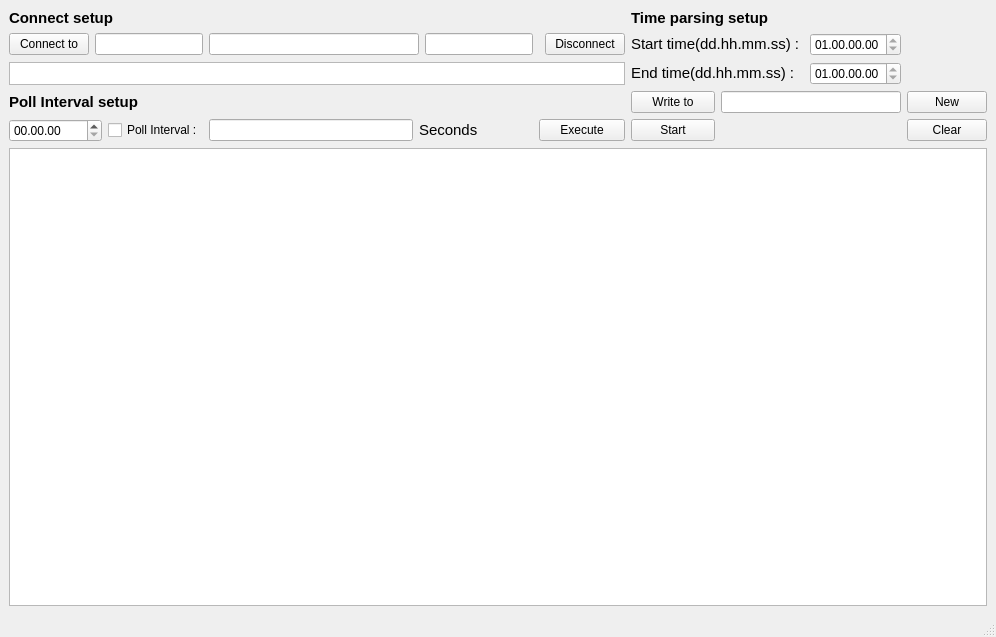
<?xml version="1.0" encoding="UTF-8"?>
<ui version="4.0">
 <class>MainWindow</class>
 <widget class="QMainWindow" name="MainWindow">
  <property name="geometry">
   <rect>
    <x>0</x>
    <y>0</y>
    <width>996</width>
    <height>637</height>
   </rect>
  </property>
  <property name="sizePolicy">
   <sizepolicy hsizetype="Expanding" vsizetype="Expanding">
    <horstretch>0</horstretch>
    <verstretch>0</verstretch>
   </sizepolicy>
  </property>
  <property name="maximumSize">
   <size>
    <width>1480</width>
    <height>919</height>
   </size>
  </property>
  <property name="windowTitle">
   <string>MainWindow</string>
  </property>
  <widget class="QWidget" name="centralwidget">
   <layout class="QGridLayout" name="gridLayout">
    <item row="0" column="0" colspan="3">
     <widget class="QLabel" name="label_8">
      <property name="text">
       <string>&lt;html&gt;&lt;head/&gt;&lt;body&gt;&lt;p&gt;&lt;span style=&quot; font-size:11pt; font-weight:600;&quot;&gt;Connect setup&lt;/span&gt;&lt;/p&gt;&lt;/body&gt;&lt;/html&gt;</string>
      </property>
      <property name="textFormat">
       <enum>Qt::RichText</enum>
      </property>
      <property name="scaledContents">
       <bool>true</bool>
      </property>
     </widget>
    </item>
    <item row="0" column="8" colspan="2">
     <widget class="QLabel" name="label_6">
      <property name="text">
       <string>&lt;html&gt;&lt;head/&gt;&lt;body&gt;&lt;p&gt;&lt;span style=&quot; font-size:11pt; font-weight:600;&quot;&gt;Time parsing setup&lt;/span&gt;&lt;/p&gt;&lt;/body&gt;&lt;/html&gt;</string>
      </property>
      <property name="textFormat">
       <enum>Qt::RichText</enum>
      </property>
      <property name="scaledContents">
       <bool>true</bool>
      </property>
     </widget>
    </item>
    <item row="1" column="0">
     <widget class="QPushButton" name="pushButton">
      <property name="text">
       <string>Connect to</string>
      </property>
     </widget>
    </item>
    <item row="1" column="1" colspan="2">
     <widget class="QLineEdit" name="lineEdit">
      <property name="sizePolicy">
       <sizepolicy hsizetype="Minimum" vsizetype="Fixed">
        <horstretch>0</horstretch>
        <verstretch>0</verstretch>
       </sizepolicy>
      </property>
     </widget>
    </item>
    <item row="1" column="3" colspan="2">
     <widget class="QLineEdit" name="lineEdit_2">
      <property name="sizePolicy">
       <sizepolicy hsizetype="Minimum" vsizetype="Fixed">
        <horstretch>0</horstretch>
        <verstretch>0</verstretch>
       </sizepolicy>
      </property>
     </widget>
    </item>
    <item row="1" column="7">
     <widget class="QPushButton" name="pushButton_2">
      <property name="text">
       <string>Disconnect</string>
      </property>
     </widget>
    </item>
    <item row="1" column="8" colspan="2">
     <widget class="QLabel" name="label_4">
      <property name="text">
       <string>&lt;html&gt;&lt;head/&gt;&lt;body&gt;&lt;p&gt;&lt;span style=&quot; font-size:11pt;&quot;&gt;Start time(dd.hh.mm.ss) : &lt;/span&gt;&lt;/p&gt;&lt;/body&gt;&lt;/html&gt;</string>
      </property>
      <property name="textFormat">
       <enum>Qt::RichText</enum>
      </property>
      <property name="scaledContents">
       <bool>true</bool>
      </property>
     </widget>
    </item>
    <item row="1" column="10">
     <widget class="QTimeEdit" name="timeEdit">
      <property name="displayFormat">
       <string>dd.hh.mm.ss</string>
      </property>
     </widget>
    </item>
    <item row="2" column="0" colspan="8">
     <widget class="QListView" name="listView">
      <property name="sizePolicy">
       <sizepolicy hsizetype="Preferred" vsizetype="Ignored">
        <horstretch>0</horstretch>
        <verstretch>0</verstretch>
       </sizepolicy>
      </property>
     </widget>
    </item>
    <item row="2" column="8" colspan="2">
     <widget class="QLabel" name="label_5">
      <property name="text">
       <string>&lt;html&gt;&lt;head/&gt;&lt;body&gt;&lt;p&gt;&lt;span style=&quot; font-size:11pt;&quot;&gt;End time(dd.hh.mm.ss) :&lt;/span&gt;&lt;/p&gt;&lt;/body&gt;&lt;/html&gt;</string>
      </property>
      <property name="textFormat">
       <enum>Qt::RichText</enum>
      </property>
      <property name="scaledContents">
       <bool>true</bool>
      </property>
     </widget>
    </item>
    <item row="2" column="10">
     <widget class="QTimeEdit" name="timeEdit_2">
      <property name="displayFormat">
       <string>dd.hh.mm.ss</string>
      </property>
     </widget>
    </item>
    <item row="3" column="0" colspan="3">
     <widget class="QLabel" name="label_7">
      <property name="text">
       <string>&lt;html&gt;&lt;head/&gt;&lt;body&gt;&lt;p&gt;&lt;span style=&quot; font-size:11pt; font-weight:600;&quot;&gt;Poll Interval setup&lt;/span&gt;&lt;/p&gt;&lt;/body&gt;&lt;/html&gt;</string>
      </property>
      <property name="textFormat">
       <enum>Qt::RichText</enum>
      </property>
      <property name="scaledContents">
       <bool>true</bool>
      </property>
     </widget>
    </item>
    <item row="3" column="8">
     <widget class="QPushButton" name="pushButton_3">
      <property name="text">
       <string>Write to</string>
      </property>
     </widget>
    </item>
    <item row="3" column="9" colspan="2">
     <widget class="QLineEdit" name="lineEdit_4"/>
    </item>
    <item row="3" column="11">
     <widget class="QPushButton" name="pushButton_4">
      <property name="text">
       <string>New</string>
      </property>
     </widget>
    </item>
    <item row="4" column="0" colspan="2">
     <widget class="QTimeEdit" name="timeEdit_3">
      <property name="displayFormat">
       <string>hh.mm.ss</string>
      </property>
     </widget>
    </item>
    <item row="4" column="2">
     <widget class="QCheckBox" name="checkBox">
      <property name="text">
       <string>Poll Interval :</string>
      </property>
     </widget>
    </item>
    <item row="4" column="3">
     <widget class="QLineEdit" name="lineEdit_13"/>
    </item>
    <item row="4" column="4" colspan="2">
     <widget class="QLabel" name="label_2">
      <property name="text">
       <string>&lt;html&gt;&lt;head/&gt;&lt;body&gt;&lt;p&gt;&lt;span style=&quot; font-size:11pt;&quot;&gt;Seconds&lt;/span&gt;&lt;/p&gt;&lt;/body&gt;&lt;/html&gt;</string>
      </property>
      <property name="textFormat">
       <enum>Qt::RichText</enum>
      </property>
      <property name="scaledContents">
       <bool>true</bool>
      </property>
     </widget>
    </item>
    <item row="4" column="6" colspan="2">
     <widget class="QPushButton" name="pushButton_5">
      <property name="text">
       <string>Execute</string>
      </property>
     </widget>
    </item>
    <item row="4" column="8">
     <widget class="QPushButton" name="pushButton_6">
      <property name="text">
       <string>Start</string>
      </property>
     </widget>
    </item>
    <item row="4" column="11">
     <widget class="QPushButton" name="pushButton_8">
      <property name="text">
       <string>Clear</string>
      </property>
     </widget>
    </item>
    <item row="5" column="0" colspan="12">
     <widget class="QGraphicsView" name="graphicsView">
      <property name="sizePolicy">
       <sizepolicy hsizetype="Expanding" vsizetype="Expanding">
        <horstretch>0</horstretch>
        <verstretch>0</verstretch>
       </sizepolicy>
      </property>
     </widget>
    </item>
    <item row="1" column="5">
     <widget class="QLineEdit" name="lineEdit_3">
      <property name="sizePolicy">
       <sizepolicy hsizetype="Minimum" vsizetype="Fixed">
        <horstretch>0</horstretch>
        <verstretch>0</verstretch>
       </sizepolicy>
      </property>
     </widget>
    </item>
   </layout>
  </widget>
  <widget class="QMenuBar" name="menubar">
   <property name="geometry">
    <rect>
     <x>0</x>
     <y>0</y>
     <width>996</width>
     <height>21</height>
    </rect>
   </property>
  </widget>
  <widget class="QStatusBar" name="statusbar"/>
 </widget>
 <resources/>
 <connections/>
</ui>
